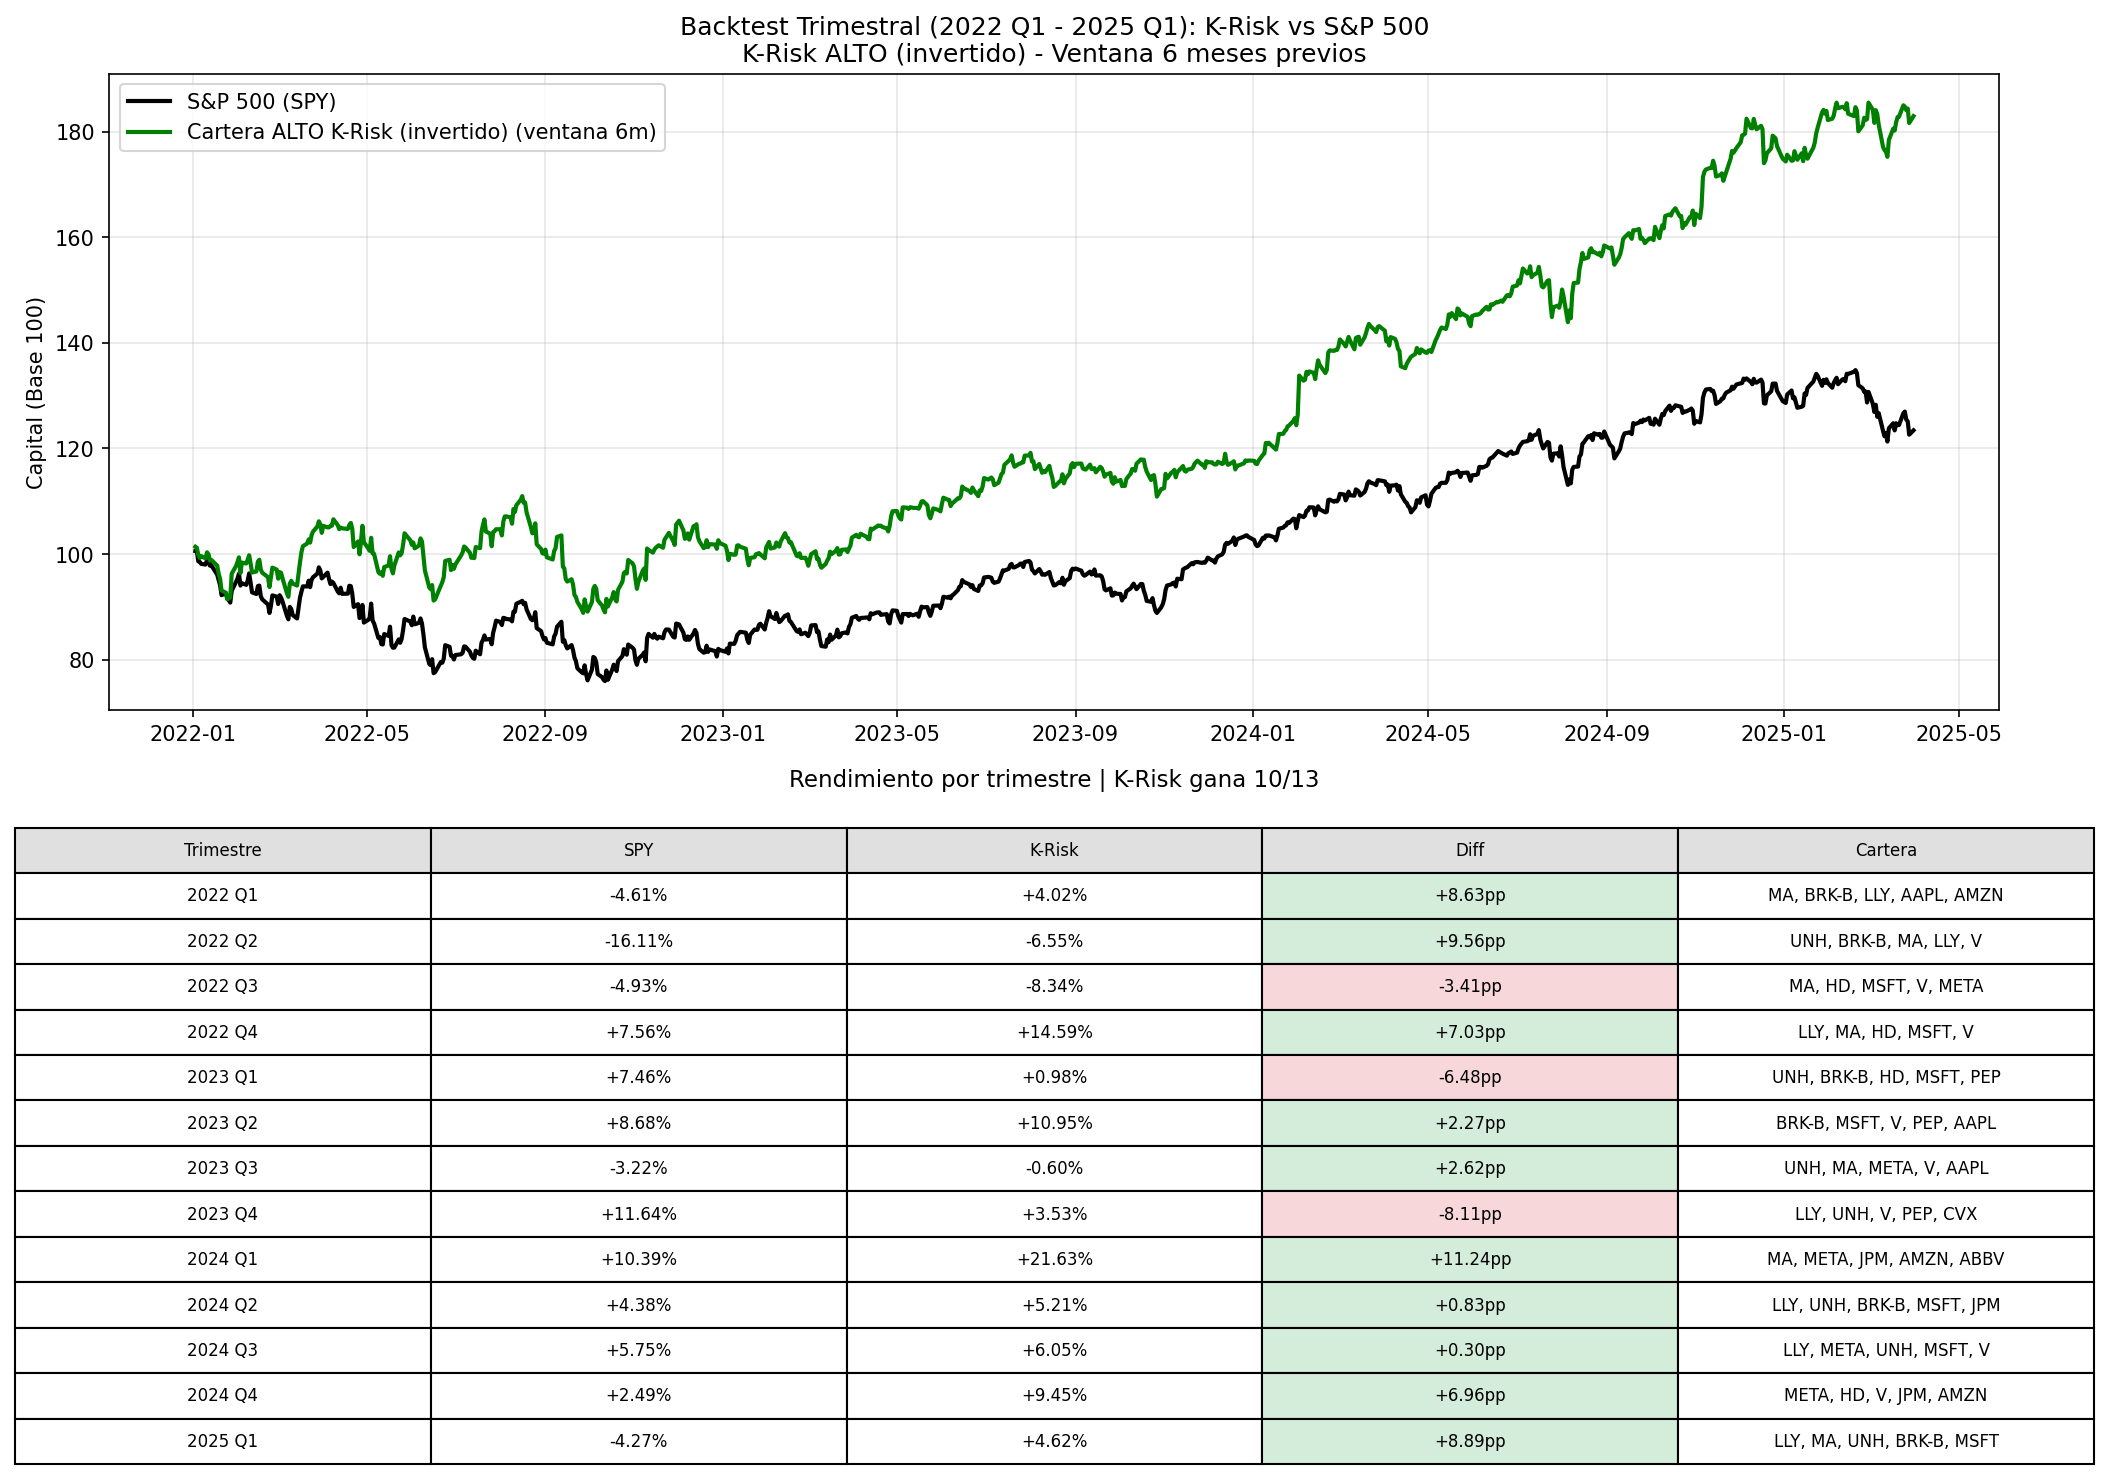

Recreate this plot in Python.
import numpy as np
import pandas as pd
import yfinance as yf
import matplotlib.pyplot as plt
import warnings
from dateutil.relativedelta import relativedelta

warnings.filterwarnings('ignore')

# =====================================================================
# 1. FUNCIÓN CENTRAL: CÁLCULO DEL K-RISK
# =====================================================================
def calcular_k_risk(serie_temporal):
    """Calcula la complejidad K-Risk de una serie de precios."""
    N = len(serie_temporal)
    if N < 4: return np.nan

    y = np.array(serie_temporal)
    y = y - np.mean(y)
    TSS = np.sum(y**2)
    if TSS == 0: return 1.0

    fft_coeffs = np.fft.fft(y)
    amplitudes = np.abs(fft_coeffs)
    mitad_n = N // 2
    idx_ordenados = np.argsort(amplitudes[1:mitad_n+1])[::-1] + 1

    G_p = []
    for p in range(1, mitad_n + 1):
        mask = np.zeros(N, dtype=bool)
        mask[0] = True
        for i in range(p):
            idx = idx_ordenados[i]
            mask[idx] = True
            if idx != N - idx:
                mask[N - idx] = True

        espectro_filtrado = np.zeros(N, dtype=complex)
        espectro_filtrado[mask] = fft_coeffs[mask]
        reconstruccion = np.real(np.fft.ifft(espectro_filtrado))

        RSS = np.sum((y - reconstruccion)**2)
        r_cuadrado = 1 - (RSS / TSS)
        G_p.append(max(0.0, r_cuadrado))

    G_p = np.array(G_p)
    p_array = np.arange(1, mitad_n + 1)
    T_p = p_array / mitad_n

    ganancia = G_p - T_p
    Lambda = np.sum(ganancia)
    Lambda_Theta = np.sum(1 - T_p)

    if Lambda <= 0: return 100.0
    return Lambda_Theta / Lambda

# =====================================================================
# 2. DESCARGA DE DATOS
# =====================================================================
print("--- BACKTEST TRIMESTRAL: REBALANCEO CADA 3 MESES ---")
print("K-Risk ALTO (invertido) - Ventana 6 meses previos")

tickers = ['AAPL', 'MSFT', 'GOOGL', 'AMZN', 'NVDA', 'META', 'BRK-B', 'V', 'JNJ', 'WMT',
           'PG', 'JPM', 'UNH', 'MA', 'HD', 'CVX', 'ABBV', 'LLY', 'MRK', 'PEP']
benchmark = 'SPY'

# Descargamos desde 2021-07 para tener datos suficientes para la primera ventana de training
print("Descargando datos históricos (1999-01 a 2025-07)...")
datos = yf.download(tickers + [benchmark], start='1999-01-01', end='2025-07-01', progress=False)['Close']
datos = datos.dropna()
retornos_diarios = datos.pct_change().dropna()

print(f"Datos disponibles: {datos.index[0].date()} -> {datos.index[-1].date()}")
print(f"Ticker con datos: {sum(1 for t in tickers if datos[t].dropna().shape[0] > 100)}/{len(tickers)}")
print(f"Total de tickers: {len(tickers)} + 1 benchmark = {len(tickers)+1}")

# =====================================================================
# 3. TRIMESTRES A EVALUAR
# =====================================================================
# Trimestres: Q1=ene-mar, Q2=abr-jun, Q3=jul-sep, Q4=oct-dic
trimestres = [
    # (año, trimestre, fecha_inicio_test, fecha_fin_test)
    (2022, 1, '2022-01-01', '2022-03-31'),
    (2022, 2, '2022-04-01', '2022-06-30'),
    (2022, 3, '2022-07-01', '2022-09-30'),
    (2022, 4, '2022-10-01', '2022-12-31'),
    (2023, 1, '2023-01-01', '2023-03-31'),
    (2023, 2, '2023-04-01', '2023-06-30'),
    (2023, 3, '2023-07-01', '2023-09-30'),
    (2023, 4, '2023-10-01', '2023-12-31'),
    (2024, 1, '2024-01-01', '2024-03-31'),
    (2024, 2, '2024-04-01', '2024-06-30'),
    (2024, 3, '2024-07-01', '2024-09-30'),
    (2024, 4, '2024-10-01', '2024-12-31'),
    (2025, 1, '2025-01-01', '2025-03-31'),
]

curva_equity_cartera = pd.Series(dtype=float)
curva_equity_spy = pd.Series(dtype=float)

# Para cada trimestre: entrenamos con los 3 meses anteriores
ventana_train_meses = 6  # Ventana de training: 3 meses

detalles_por_trimestre = []

for año, q, fecha_inicio, fecha_fin in trimestres:
    # Determinar fecha de inicio de training: 3 meses antes del inicio del trimestre
    from datetime import datetime
    inicio_test_dt = datetime.strptime(fecha_inicio, '%Y-%m-%d')
    fecha_inicio_train_dt = inicio_test_dt - relativedelta(months=ventana_train_meses)
    fecha_inicio_train = fecha_inicio_train_dt.strftime('%Y-%m-%d')

    # Extraer datos de training (los 3 meses previos)
    datos_train = datos[(datos.index >= fecha_inicio_train) & (datos.index < fecha_inicio)]

    if len(datos_train) < 30:
        print(f"[{año} Q{q}] Datos insuficientes para training ({len(datos_train)} días), saltando.")
        continue

    resultados_train = []
    for ticker in tickers:
        precios = datos_train[ticker].values
        k_risk = calcular_k_risk(precios)
        peso_proxy = datos_train[ticker].iloc[-1]
        resultados_train.append({'Ticker': ticker, 'K_Risk': k_risk, 'Peso_Proxy': peso_proxy})

    df_res = pd.DataFrame(resultados_train).sort_values('K_Risk')

    # Filtro: mitad inferior (menos ruido) y las 5 más grandes
    mitad = len(df_res) // 2
    acciones_ruidosas = df_res.tail(mitad)
    cartera = cartera_base = acciones_ruidosas.sort_values('Peso_Proxy', ascending=False).head(5)['Ticker'].tolist()

    # Evaluar en el trimestre
    retornos_test = retornos_diarios[(retornos_diarios.index >= fecha_inicio) & (retornos_diarios.index <= fecha_fin)]
    retornos_cartera_q = retornos_test[cartera].mean(axis=1)
    retornos_spy_q = retornos_test[benchmark]

    rent_cartera_q = (1 + retornos_cartera_q).cumprod().iloc[-1] - 1
    rent_spy_q = (1 + retornos_spy_q).cumprod().iloc[-1] - 1

    diff = rent_cartera_q - rent_spy_q
    marca = "WIN" if diff > 0 else "LOSE"

    print(f"[{año} Q{q}] {fecha_inicio_train} a {fecha_inicio[:10]} | "
          f"SPY: {rent_spy_q*100:+.2f}% | K-Risk: {rent_cartera_q*100:+.2f}% | {marca} ({diff*100:+.2f}pp)")

    detalles_por_trimestre.append({
        'trimestre': f'{año} Q{q}',
        'cartera': cartera,
        'rent_spy': rent_spy_q,
        'rent_krisk': rent_cartera_q,
        'diff': diff
    })

    curva_equity_cartera = pd.concat([curva_equity_cartera, retornos_cartera_q])
    curva_equity_spy = pd.concat([curva_equity_spy, retornos_spy_q])

# =====================================================================
# 4. RESULTADOS FINALES
# =====================================================================
acumulado_cartera = (1 + curva_equity_cartera).cumprod() * 100
acumulado_spy = (1 + curva_equity_spy).cumprod() * 100

ret_total_cartera = (acumulado_cartera.iloc[-1] / 100) - 1
ret_total_spy = (acumulado_spy.iloc[-1] / 100) - 1

ganados = sum(1 for d in detalles_por_trimestre if d['diff'] > 0)
total_q = len(detalles_por_trimestre)

print("\n" + "=" * 60)
print(f"RENDIMIENTO ACUMULADO TRIMESTRAL (2022 Q1 - 2025 Q1)")
print(f"SPY: {ret_total_spy*100:+.2f}%")
print(f"Cartera K-Risk (trimestral): {ret_total_cartera*100:+.2f}%")
print(f"Trimestres ganados por K-Risk: {ganados}/{total_q}")
print("=" * 60)

vol_spy = curva_equity_spy.std() * np.sqrt(252) * 100
vol_cartera = curva_equity_cartera.std() * np.sqrt(252) * 100
sharpe_spy = (ret_total_spy * 100) / vol_spy if vol_spy > 0 else 0
sharpe_cartera = (ret_total_cartera * 100) / vol_cartera if vol_cartera > 0 else 0
maxdd_spy = ((acumulado_spy / acumulado_spy.cummax()) - 1).min() * 100
maxdd_cartera = ((acumulado_cartera / acumulado_cartera.cummax()) - 1).min() * 100

print(f"\nVolatilidad anualizada: SPY {vol_spy:.2f}%, Cartera {vol_cartera:.2f}%")
print(f"Sharpe simplificado: SPY {sharpe_spy:.2f}, Cartera {sharpe_cartera:.2f}")
print(f"Max Drawdown: SPY {maxdd_spy:.2f}%, Cartera {maxdd_cartera:.2f}%")

# =====================================================================
# 5. GRÁFICOS
# =====================================================================
fig, axes = plt.subplots(2, 1, figsize=(14, 10))

ax1 = axes[0]
ax1.plot(acumulado_spy.index, acumulado_spy.values, label='S&P 500 (SPY)', color='black', linewidth=2)
ax1.plot(acumulado_cartera.index, acumulado_cartera.values, label='Cartera ALTO K-Risk (invertido) (ventana 6m)', color='green', linewidth=2)
ax1.set_title('Backtest Trimestral (2022 Q1 - 2025 Q1): K-Risk vs S&P 500\n'
              f'K-Risk ALTO (invertido) - Ventana 6 meses previos')
ax1.set_ylabel('Capital (Base 100)')
ax1.grid(True, alpha=0.3)
ax1.legend()

# Tabla de detalle por trimestre
ax2 = axes[1]
ax2.axis('off')
table_data = []
for d in detalles_por_trimestre:
    signo = "+" if d['diff'] >= 0 else ""
    cartera_str = ", ".join(d['cartera'])
    table_data.append([
        d['trimestre'],
        f"{d['rent_spy']*100:+.2f}%",
        f"{d['rent_krisk']*100:+.2f}%",
        f"{signo}{d['diff']*100:.2f}pp",
        cartera_str
    ])

col_labels = ['Trimestre', 'SPY', 'K-Risk', 'Diff', 'Cartera']
table = ax2.table(cellText=table_data, colLabels=col_labels, loc='center',
                  cellLoc='center', colColours=['#e0e0e0']*5)
table.auto_set_font_size(False)
table.set_fontsize(8)
table.scale(1.1, 1.5)
ax2.set_title(f'Rendimiento por trimestre | K-Risk gana {ganados}/{total_q}', fontsize=11, pad=20)

# Color rows based on win/lose
for i, d in enumerate(table_data):
    if d[3].startswith('+'):
        table[(i+1, 3)].set_facecolor('#d4edda')
    else:
        table[(i+1, 3)].set_facecolor('#f8d7da')

plt.tight_layout()
plt.savefig('/home/gerion/.openclaw/workspace/k_risk_trimestral.png', dpi=150, bbox_inches='tight')
plt.close()
print("\nGráfico guardado en /home/gerion/.openclaw/workspace/k_risk_trimestral.png")
